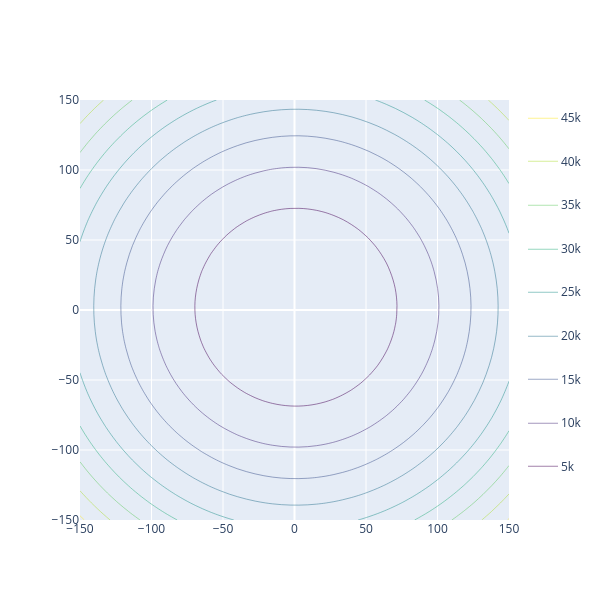

Notebook source saved alongside this figure:
### Code cell
# Contour plot for better visualization of function shape
fig = Figure(data=Contour(x=x,y=y,z=zz,colorscale='viridis', contours_coloring='lines'),
            layout = Layout(width = 600, height = 600))
fig.show()

### Figure 1 — Plotly figure (JSON) as saved in the notebook; plotly's stock layout.template omitted (floating-point values rounded to 4 significant figures; data arrays with more than 128 entries replaced by an {"elided": "..."} marker saying what was removed)
{"data": [{"colorscale": [[0, "#440154"], [0.1111, "#482878"], [0.2222, "#3e4989"], [0.3333, "#31688e"], [0.4444, "#26828e"], [0.5556, "#1f9e89"], [0.6667, "#35b779"], [0.7778, "#6ece58"], [0.8889, "#b5de2b"], [1, "#fde725"]], "contours": {"coloring": "lines"}, "type": "contour", "x": [-150.0, -143.9, -137.8, -131.6, -125.5, -119.4, -113.3, -107.1, -101.0, -94.9, -88.78, -82.65, -76.53, -70.41, -64.29, -58.16, -52.04, -45.92, -39.8, -33.67, -27.55, -21.43, -15.31, -9.184, -3.061, 3.061, 9.184, 15.31, 21.43, 27.55, 33.67, 39.8, 45.92, 52.04, 58.16, 64.29, 70.41, 76.53, 82.65, 88.78, 94.9, 101.0, 107.1, 113.3, 119.4, 125.5, 131.6, 137.8, 143.9, 150.0], "y": [-150.0, -143.9, -137.8, -131.6, -125.5, -119.4, -113.3, -107.1, -101.0, -94.9, -88.78, -82.65, -76.53, -70.41, -64.29, -58.16, -52.04, -45.92, -39.8, -33.67, -27.55, -21.43, -15.31, -9.184, -3.061, 3.061, 9.184, 15.31, 21.43, 27.55, 33.67, 39.8, 45.92, 52.04, 58.16, 64.29, 70.41, 76.53, 82.65, 88.78, 94.9, 101.0, 107.1, 113.3, 119.4, 125.5, 131.6, 137.8, 143.9, 150.0], "z": {"elided": "50x50 float values"}}], "layout": {"height": 600, "width": 600}}
